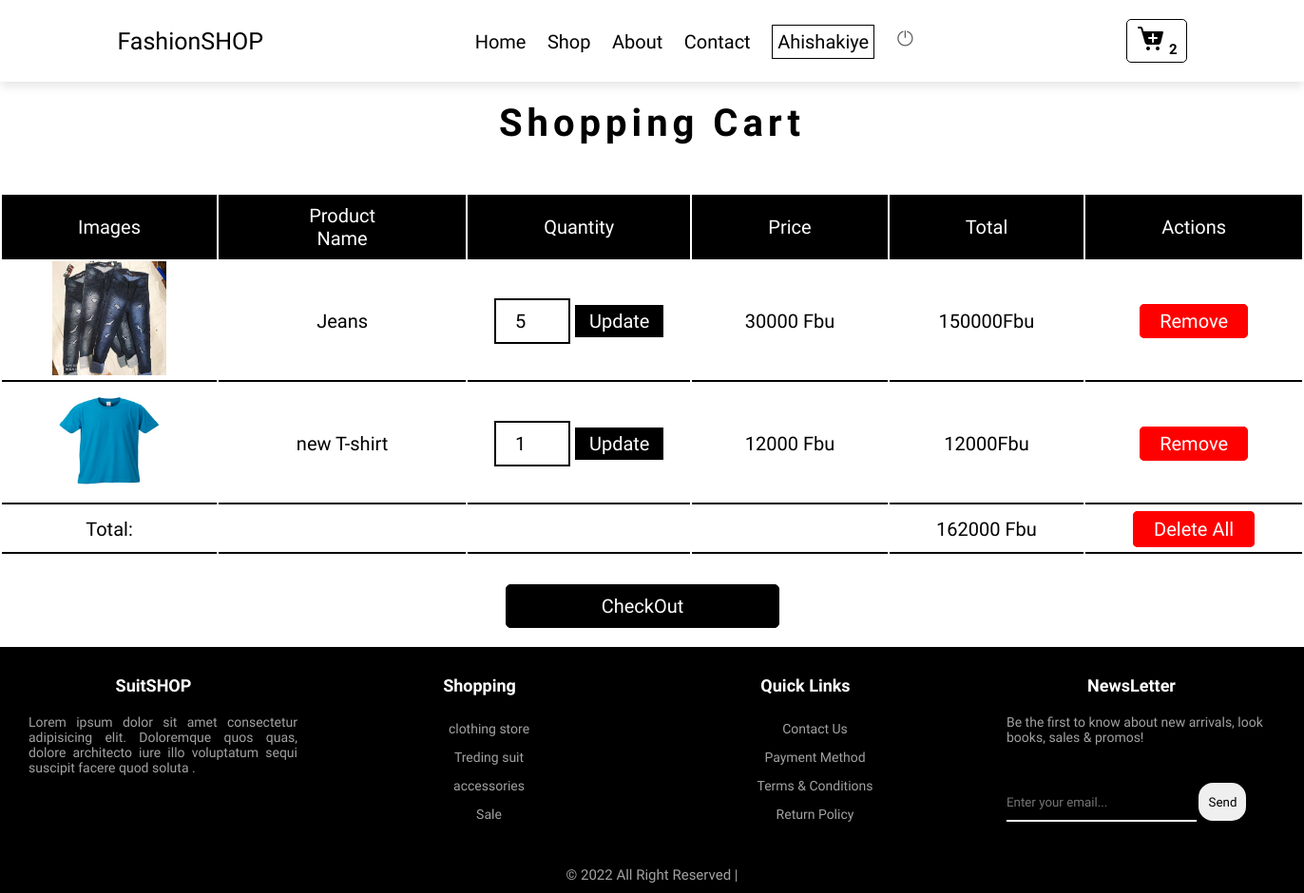
Screenshot of /cart.php (signed in) with the database file from the repository.
### tables this page shows
CREATE TABLE `cart` (
  `id_cart` int(11) NOT NULL,
  `nomprod` varchar(255) NOT NULL,
  `prixprod` int(255) NOT NULL,
  `photoprod` varchar(255) NOT NULL,
  `Quantite` int(255) NOT NULL,
  `user` varchar(255) NOT NULL
);

### cart.php (the view, shortened to what this page needs)
<?php
include("db.php");
?>
<!DOCTYPE html>
<html lang="en">
<head>
    <link rel="stylesheet" href="css/cart.css">
</head>
<body>
 <header class="header">
          <a href="#" class="logo"><i class="fas fa-splotch"></i> FashionSHOP</a>
          <nav class="navbar">
               <a href="index.php">Home</a>
               <a href="shop.php">Shop</a>
               <a href="about.php">About</a>
               <a href="contact.php">Contact</a>
               <?php
               if(isset($_SESSION['name']) && !empty($_SESSION['name'])){
               ?>
               <a href="#" class="session"><?php echo $_SESSION['name'];?></a>
               <a href="logout.php"><img src="images/shutdown_20px.png" alt="image non disponible"></a>
              <?php
               }else{
                   ?>
                   <a href="login.php">My Account</a>
                   <?php
               }
               ?>
          </nav>
          <?php
            if(isset($_SESSION['name']) && !empty($_SESSION['name'])){
                $select_row=$bdd->query("SELECT * FROM cart");
                $row=$select_row->rowCount();?>
          <a href="cart.php" class="btn"><img src="images/cart.png" alt="image non disponible" id="cart"> <span><?php echo $row;?></span></a>
          <?php
            }else{?>
            <div id="menu-btn" class="fas fa-bars"></div>
          <a href="cart.php" class="btn"><img src="images/cart.png" alt="image non disponible" id="cart"> <span>0</span></a>
        <?php
            }
            ?>
             </header>
   <section class="section_1">
       <h1 class="title1">Shopping Cart</h1>
       <?php
           if(isset($_SESSION['name']) && !empty($_SESSION['name'])){
       ?>
       <table class="table01">
           <thead class="thead01">
               <tr>
                   <th>Images</th>
                   <th>Product Name</th>
                   <th>Quantity</th>
                   <th>Price</th>
                   <th>Total</th>
                   <th>Actions</th>
               </tr>
           </thead>
           <tbody class="tbody01">
               <?php
                $select=$bdd->query("SELECT * FROM cart");
                (int)$grandTotal=0;
                While($data=$select->fetch()){
               ?>
                    <tr>
                        <td><img src="image/<?php echo $data['photoprod']?>" alt="Image non disponible" class="img-cart"></td>
                        <td><?php echo $data['nomprod']?></td>
                        <td>
                        <form method="post">
                            <input type="number" name="update_quantity" min="1" value="<?php echo $data['Quantite']?>">
                            <input type="submit" value="Update" name="btn_update">
                        </form>
                        </td>
                        <td><?php echo $data['prixprod']?> Fbu</td>
                        <td><?php echo $tot = $data['prixprod'] * $data['Quantite'];?>Fbu</td>
                        <td><a href="cart.php?sup=<?php echo $data['id_cart'];?>" onclick="return confirm('Delete item from the cart')" class="remove_btn">Remove</a></td>
                    </tr>
                        <?php (int)$grandTotal +=   (int) $tot;?>
               <?php
                }
               ?>
               <tr>
                   <td class="td-tot">Total:</td>
                   <td class="td-tot"></td>
                   <td class="td-tot"></td>
                   <td class="td-tot"></td>
                   <td class="td-tot"><?php echo $grandTotal?>  Fbu</td>
                   <td class="td-tot"><a href="cart.php?delete" onclick="return confirm('Are you sure you want to delete all ?');" class="deleteAll_btn">Delete All</a></td>
               </tr>
           </tbody>
       </table>
         <?php   }else{
             echo "<center style='font-size:2rem;color:red;'>Login to see what you've purchase</center>";
         }
         ?>
       <div class="order_btn">
           <a href="order.php" class="btn <?= ($grandTotal > 1)?'':'disabled'?>">CheckOut</a>
        </div>
   </section>
   <footer>
     <div class="footer-container">
          <div class="footer-box1">
               <h3 class="h3-ttle">SuitSHOP</h3>
               <p>Lorem ipsum dolor sit amet consectetur adipisicing elit. Doloremque quos quas, dolore architecto iure illo voluptatum sequi suscipit facere quod soluta .</p>
          </div>
          <div class="footer-box2">
               <h3 class="h3-ttle">Shopping</h3>
               <ul>
                    <li>clothing store</li>
                    <li>Treding suit</li>
                    <li>accessories</li>
                    <li>Sale</li>
               </ul>
          </div>
          <div class="footer-box3">
               <h3 class="h3-ttle">Quick Links</h3>
               <ul>
                    <li>Contact Us</li>
                    <li>Payment Method</li>
                    <li><a href="terms.php">Terms & Conditions</a></li>
                    <li><a href="return.php">Return Policy</a></li>
               </ul>
          </div>
          <div class="footer-box4">
               <h3 class="h3-ttle">NewsLetter</h3>
               <p class="p-form">Be the first to know about new arrivals, look books, sales & promos!</p>
               <form action="" method="post">
                    <input type="text" name="text" placeholder="Enter your email..." id="inpt-txt">
                    <input type="submit" value="Send" name="submit" id="submit-btn">
               </form>
          </div>
     </div>
     <p class="copy">&copy 2022 All Right Reserved | </p>
</footer>
</body>
</html>

### css/cart.css (style rules this page uses)
* { font-family: 'Rambla', sans-serif; margin: 0; padding: 0; box-sizing: border-box; outline: none; border: none; text-decoration: none; }
:root { --gray:#a2a2a2; --graye:#ececec; --black: #000; --blue: #cae8e3; --pink: #f6e4d5; --white: #fff; --yellow: #ffd080; --border: .2rem solid var(--black); }
html { font-size: 62.5%; overflow-x: hidden; scroll-behavior: smooth; scroll-padding-top: 7rem; }
.header { position: sticky; top: 0; left: 0; right: 0; z-index: 1000; display: flex; align-items: center; justify-content: space-between; background-color: var(--white); box-shadow: 0 .5rem 1rem rgba(0,0,0,.1); padding: 2rem 9%; }
.logo { font-size: 2.5rem; color: var(--black); }
.navbar a { margin: 0 1rem; font-size: 2rem; color: var(--black); }
.navbar .session { margin: 0 1rem; padding:5px; font-size: 2rem; border:1px solid black; }
.btn { display: inline-block; padding: 0.5rem 1rem; border: 1px solid Black; cursor: pointer; font-weight: bolder; border-radius: .5rem; }
.btn span { position:relative; left:1px; top:1px; font-size:1.5rem; color:#000;; border-radius:5px; }
.title1 { text-align:center; font-size:40px; letter-spacing: 5px; margin:20px; }
.table01 { margin-top:50px; }
.thead01 { background:black; }
.thead01 th { padding:10px 80px; color:#fff; font-size:20px; text-transform: capitalize; font-weight: 200; }
.img-cart { height:120px; width:120px; }
.tbody01 td { font-size:20px; text-align: center; border:0; border-bottom:2px solid #000; }
.table01 input[type="number"] { border:var(--border); padding:1rem 2rem; font-size:2rem; color:var(--black); width:8rem; }
.table01 input[type="submit"] { padding:.5rem 1.5rem; cursor: pointer; font-size:2rem; background: var(--black); color: var(--white); }
.remove_btn { border:1px solid red; border-radius:5px; padding: .5rem 2rem; text-decoration: none; color:#fff; background: red; transition:0.5s ease; }
.deleteAll_btn { font-size:2rem; border:2px solid red; border-radius:5px; padding: .5rem 2rem; margin:2rem 0rem; text-decoration: none; color:#fff; background: red; transition:0.5s ease; }
.order_btn { text-align:center; margin-top:1rem; display:flex; justify-content: space-around; }
.order_btn .btn { padding:10px 100px; text-decoration: none; font-size:2rem; font-weight:400; color:#fff; background:#000; display:inline-block; width:auto; margin:2rem; }
.td-tot { height:50px; }
footer { background: var(--black); }
.footer-container { display:flex; flex-wrap: nowrap; justify-content: space-between; align-items: flex-start; align-content: center; flex-direction: row; }
.footer-box1 { width:300px; margin:30px; }
.footer-box1 p { color:var(--gray); text-align: justify; font-size:14px; }
.footer-box2 { width:300px; margin:30px; }
.footer-box2 ul { color:var(--gray); font-size:14px; }
.footer-box2 ul li { text-align: center; list-style-type: none; line-height: 30px; }
.footer-box3 { width:300px; margin:30px; }
.footer-box3 ul { color:var(--gray); font-size:14px; }
.footer-box3 ul li { text-align: center; list-style-type: none; line-height: 30px; }
.footer-box3 ul li a { text-decoration:none; color:var(--gray); }
.footer-box4 { width:300px; margin:30px; }
.p-form { color:var(--gray); font-size:14px; margin-bottom: 40px; }
#inpt-txt { height:40px; width:200px; border-top:0; border-left:0; border-right:0; border-bottom:2px solid var(--white); outline:none; background: var(--black); }
#submit-btn { width:50px; height:40px; border-radius:15px; }
.h3-ttle { color:var(--white); text-align: center; font-size:18px; margin:0px 20px 20px 0px; }
.copy { text-align: center; color:var(--gray); font-size:15px; padding:10px; }

### rows the page displays
cart: photoprod (picture), nomprod "Jeans", update_quantity "5", prixprod "30000", $tot = $data['prixprod'] * $data['Quantite'] "150000"
cart: photoprod (picture), nomprod "new T-shirt", update_quantity "1", prixprod "12000", $tot=$data['prixprod']*$data['Quantite'] "12000"

### other values shown
$_SESSION['name'] "Ahishakiye"
$row "2"
$grandTotal "162000"
